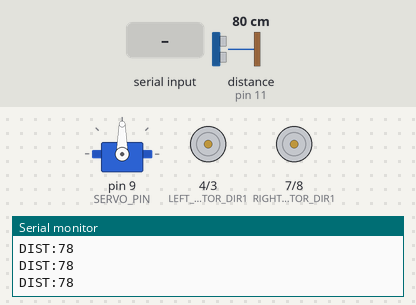
A sketch run on a simulated Arduino Uno, built with avr-gcc and run on an emulated ATmega328P. Shown: servo, motor-driver pin pairs drawn as motors (green arrow = first pin HIGH = forward, orange = second pin HIGH = backward, longer = more drive, scaled by the enable pin), the last lines printed to the serial monitor. Wiring (inferred from the names in the program): ultrasonic range finder: trigger pin 12; echo pin 11. Inputs (shaded band) come from the test bench; at power-on: distance to the obstacle (sensor on pin 11) 80 cm. The echo pulse lasts 58.3 µs per cm.

Above: at 2.2 s.
2.3 s: "FWD\n" received over Serial
At 2.9 s:
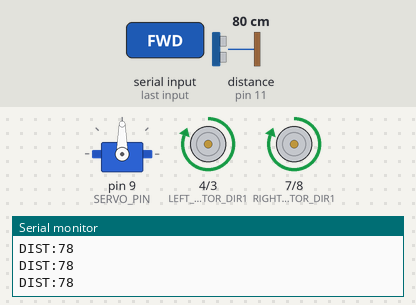
3.8 s: "BCK\n" received over Serial
At 5.0 s:
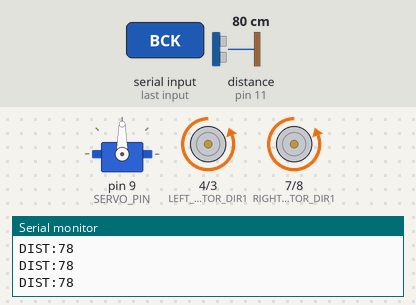
5.3 s: "LFT\n" received over Serial
At 6.4 s:
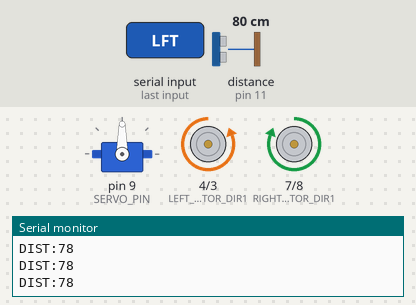
6.8 s: "RGT\n" received over Serial
At 7.5 s:
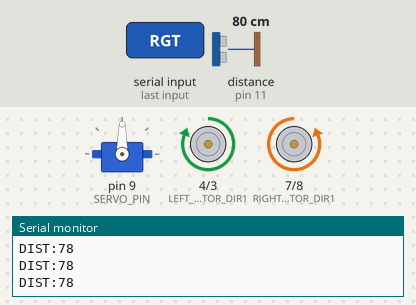
8.3 s: "FWD:\n" received over Serial
At 8.7 s:
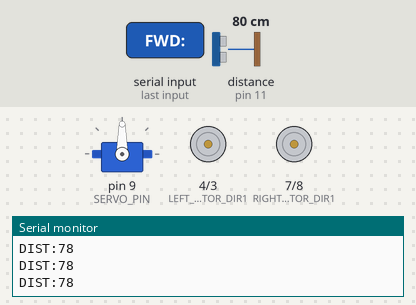
9.8 s: "BCK:\n" received over Serial
Timing chart, 0 to 12.3 s (numbered marks = the images above; inputs shaded):
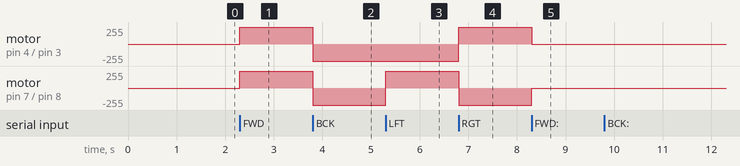

The sketch:

main_arduino.ino
```cpp
/**
 * Main Arduino sketch for Dewwy Pet Robot
 * This handles hardware communication between Raspberry Pi and physical components
 */

#include <Wire.h>
#include <Servo.h>

// Pin Definitions - Using Sensor Shield V5 mapping
// Motor control pins
#define LEFT_MOTOR_PWM 5
#define LEFT_MOTOR_DIR1 4
#define LEFT_MOTOR_DIR2 3
#define RIGHT_MOTOR_PWM 6
#define RIGHT_MOTOR_DIR1 7
#define RIGHT_MOTOR_DIR2 8

// Sensor pins
#define TRIG_PIN 12  // Ultrasonic trigger pin
#define ECHO_PIN 11  // Ultrasonic echo pin
#define SERVO_PIN 9  // Servo control pin

// Optional pins
#define BATTERY_PIN A3  // Battery monitoring

// Serial communication
#define BAUD_RATE 115200
#define TX_INTERVAL 50  // Minimum time between transmissions (ms)

// Constants
#define MAX_COMMAND_LENGTH 32
#define SCAN_MIN_ANGLE 0
#define SCAN_MAX_ANGLE 180
#define SCAN_STEP 15
#define SCAN_DELAY 50

// Global variables
unsigned long lastTxTime = 0;
unsigned long lastDistance = 0;
char command[MAX_COMMAND_LENGTH];
int commandIndex = 0;
int distance = 0;
int currentServoAngle = 90;  // Default to center position
boolean isScanning = false;

// Objects
Servo scanServo;

// Setup function
void setup() {
  // Initialize Serial
  Serial.begin(BAUD_RATE);

  // Initialize motor pins
  pinMode(LEFT_MOTOR_PWM, OUTPUT);
  pinMode(LEFT_MOTOR_DIR1, OUTPUT);
  pinMode(LEFT_MOTOR_DIR2, OUTPUT);
  pinMode(RIGHT_MOTOR_PWM, OUTPUT);
  pinMode(RIGHT_MOTOR_DIR1, OUTPUT);
  pinMode(RIGHT_MOTOR_DIR2, OUTPUT);

  // Initialize ultrasonic sensor pins
  pinMode(TRIG_PIN, OUTPUT);
  pinMode(ECHO_PIN, INPUT);

  // Initialize servo
  scanServo.attach(SERVO_PIN);
  scanServo.write(currentServoAngle); // Center position

  // Stop motors on startup (safety)
  stopMotors();

  // Send startup message after a brief delay
  delay(1000);
  Serial.println("ARDUINO:READY");
}

// Main loop
void loop() {
  // Process any incoming commands
  processSerial();

  // Read distance sensor
  if (millis() - lastDistance > 100) {  // Every 100ms
    distance = readDistance();
    lastDistance = millis();

    // Only send if it's been at least TX_INTERVAL ms since last transmission
    if (millis() - lastTxTime > TX_INTERVAL) {
      sendDistanceReading(distance);
      lastTxTime = millis();
    }
  }
}

// Read serial for commands
void processSerial() {
  while (Serial.available() > 0) {
    char c = Serial.read();

    // Check for end of command
    if (c == '\n' || c == '\r') {
      if (commandIndex > 0) {
        command[commandIndex] = '\0';  // Null terminate
        executeCommand(command);
        commandIndex = 0;  // Reset for next command
      }
    }
    else if (commandIndex < MAX_COMMAND_LENGTH - 1) {
      command[commandIndex++] = c;
    }
  }
}

// Execute a command from the Raspberry Pi
void executeCommand(char* cmd) {
  // Motor commands
  if (strcmp(cmd, "FWD") == 0) {
    moveForward(255);
    Serial.println("ACK:FWD");
  }
  else if (strncmp(cmd, "FWD:", 4) == 0) {
    int speed = atoi(cmd + 4);
    moveForward(speed);
    Serial.println("ACK:FWD");
  }
  else if (strcmp(cmd, "BCK") == 0) {
    moveBackward(255);
    Serial.println("ACK:BCK");
  }
  else if (strncmp(cmd, "BCK:", 4) == 0) {
    int speed = atoi(cmd + 4);
    moveBackward(speed);
    Serial.println("ACK:BCK");
  }
  else if (strcmp(cmd, "LFT") == 0) {
    turnLeft(255);
    Serial.println("ACK:LFT");
  }
  else if (strncmp(cmd, "LFT:", 4) == 0) {
    int speed = atoi(cmd + 4);
    turnLeft(speed);
    Serial.println("ACK:LFT");
  }
  else if (strcmp(cmd, "RGT") == 0) {
    turnRight(255);
    Serial.println("ACK:RGT");
  }
  else if (strncmp(cmd, "RGT:", 4) == 0) {
    int speed = atoi(cmd + 4);
    turnRight(speed);
    Serial.println("ACK:RGT");
  }
  else if (strcmp(cmd, "STP") == 0) {
    stopMotors();
    Serial.println("ACK:STP");
  }

  // Servo control commands
  else if (strncmp(cmd, "SRV:", 4) == 0) {
    int angle = atoi(cmd + 4);
    setServoAngle(angle);
    Serial.println("ACK:SRV");
  }
  else if (strcmp(cmd, "SCAN") == 0) {
    performScan();
    Serial.println("ACK:SCAN");
  }

  // System commands
  else if (strcmp(cmd, "PING") == 0) {
    Serial.println("PONG");
  }
  else if (strcmp(cmd, "BAT") == 0) {
    sendBatteryLevel();
  }
  else {
    Serial.print("ERR:UNKNOWN_CMD:");
    Serial.println(cmd);
  }
}

// Motor control functions
void moveForward(int speed) {
  speed = constrain(speed, 0, 255);

  digitalWrite(LEFT_MOTOR_DIR1, HIGH);
  digitalWrite(LEFT_MOTOR_DIR2, LOW);
  analogWrite(LEFT_MOTOR_PWM, speed);

  digitalWrite(RIGHT_MOTOR_DIR1, HIGH);
  digitalWrite(RIGHT_MOTOR_DIR2, LOW);
  analogWrite(RIGHT_MOTOR_PWM, speed);
}

void moveBackward(int speed) {
  speed = constrain(speed, 0, 255);

  digitalWrite(LEFT_MOTOR_DIR1, LOW);
  digitalWrite(LEFT_MOTOR_DIR2, HIGH);
  analogWrite(LEFT_MOTOR_PWM, speed);

  digitalWrite(RIGHT_MOTOR_DIR1, LOW);
  digitalWrite(RIGHT_MOTOR_DIR2, HIGH);
  analogWrite(RIGHT_MOTOR_PWM, speed);
}

void turnLeft(int speed) {
  speed = constrain(speed, 0, 255);

  digitalWrite(LEFT_MOTOR_DIR1, LOW);
  digitalWrite(LEFT_MOTOR_DIR2, HIGH);
  analogWrite(LEFT_MOTOR_PWM, speed);

  digitalWrite(RIGHT_MOTOR_DIR1, HIGH);
  digitalWrite(RIGHT_MOTOR_DIR2, LOW);
  analogWrite(RIGHT_MOTOR_PWM, speed);
}

void turnRight(int speed) {
  speed = constrain(speed, 0, 255);

  digitalWrite(LEFT_MOTOR_DIR1, HIGH);
  digitalWrite(LEFT_MOTOR_DIR2, LOW);
  analogWrite(LEFT_MOTOR_PWM, speed);

  digitalWrite(RIGHT_MOTOR_DIR1, LOW);
  digitalWrite(RIGHT_MOTOR_DIR2, HIGH);
  analogWrite(RIGHT_MOTOR_PWM, speed);
}

void stopMotors() {
  digitalWrite(LEFT_MOTOR_DIR1, LOW);
  digitalWrite(LEFT_MOTOR_DIR2, LOW);
  analogWrite(LEFT_MOTOR_PWM, 0);

  digitalWrite(RIGHT_MOTOR_DIR1, LOW);
  digitalWrite(RIGHT_MOTOR_DIR2, LOW);
  analogWrite(RIGHT_MOTOR_PWM, 0);
}

// Distance sensor functions
int readDistance() {
  digitalWrite(TRIG_PIN, LOW);
  delayMicroseconds(2);
  digitalWrite(TRIG_PIN, HIGH);
  delayMicroseconds(10);
  digitalWrite(TRIG_PIN, LOW);

  long duration = pulseIn(ECHO_PIN, HIGH);
  int dist = duration * 0.034 / 2;  // Convert to cm

  return constrain(dist, 0, 400);  // HC-SR04 has max range of ~400cm
}

// Servo control functions
void setServoAngle(int angle) {
  angle = constrain(angle, SCAN_MIN_ANGLE, SCAN_MAX_ANGLE);
  scanServo.write(angle);
  currentServoAngle = angle;
}

// Perform a full area scan with the servo and ultrasonic sensor
void performScan() {
  isScanning = true;

  // First move to starting position
  setServoAngle(SCAN_MIN_ANGLE);
  delay(SCAN_DELAY * 2);  // Extra delay for initial positioning

  // Scan from left to right
  for (int angle = SCAN_MIN_ANGLE; angle <= SCAN_MAX_ANGLE; angle += SCAN_STEP) {
    setServoAngle(angle);
    delay(SCAN_DELAY);

    // Measure distance at this angle
    int dist = readDistance();

    // Send scan data to Pi
    Serial.print("SCAN:");
    Serial.print(angle);
    Serial.print(":");
    Serial.println(dist);
  }

  // Return to center position
  setServoAngle(90);

  // Send end of scan marker
  Serial.println("SCAN:END");
  isScanning = false;
}

// Send distance reading to the Raspberry Pi
void sendDistanceReading(int dist) {
  Serial.print("DIST:");
  Serial.println(dist);
}

// Send battery level to the Raspberry Pi
void sendBatteryLevel() {
  int batteryValue = analogRead(BATTERY_PIN);
  // Map to a percentage (adjust these values based on your battery)
  int batteryPercent = map(batteryValue, 614, 768, 0, 100);
  batteryPercent = constrain(batteryPercent, 0, 100);

  Serial.print("BAT:");
  Serial.println(batteryPercent);
}
```

Measured:
- after the input at 2.3 s, motor on pin 4 (LEFT_MOTOR_DIR1) / pin 3 (LEFT_MOTOR_DIR2), motor on pin 7 (RIGHT_MOTOR_DIR1) / pin 8 (RIGHT_MOTOR_DIR2): stopped → forward 255/255 at once
- after the input at 3.8 s, motor on pin 4 (LEFT_MOTOR_DIR1) / pin 3 (LEFT_MOTOR_DIR2), motor on pin 7 (RIGHT_MOTOR_DIR1) / pin 8 (RIGHT_MOTOR_DIR2): forward 255/255 → backward 255/255 at once
- after the input at 5.3 s, motor on pin 7 (RIGHT_MOTOR_DIR1) / pin 8 (RIGHT_MOTOR_DIR2): backward 255/255 → forward 255/255 at once
- after the input at 6.8 s, motor on pin 4 (LEFT_MOTOR_DIR1) / pin 3 (LEFT_MOTOR_DIR2): backward 255/255 → forward 255/255 at once; motor on pin 7 (RIGHT_MOTOR_DIR1) / pin 8 (RIGHT_MOTOR_DIR2): forward 255/255 → backward 255/255 at once
- after the input at 8.3 s, motor on pin 4 (LEFT_MOTOR_DIR1) / pin 3 (LEFT_MOTOR_DIR2): forward 255/255 → stopped at once; motor on pin 7 (RIGHT_MOTOR_DIR1) / pin 8 (RIGHT_MOTOR_DIR2): backward 255/255 → stopped at once
